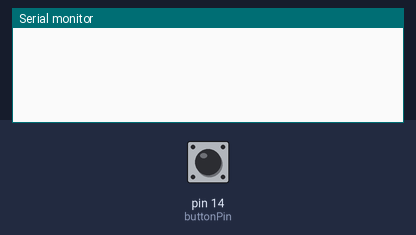
A sketch run on a simulated Arduino Uno, built with avr-gcc and run on an emulated ATmega328P. On the bench: the last lines printed to the serial monitor. Inputs (shaded band) come from the test bench; at power-on: pin 14 (buttonPin) HIGH.

Above: at 1.2 s.
1.3 s: pin 14 (buttonPin) pulled LOW for 0.15 s
At 1.8 s:
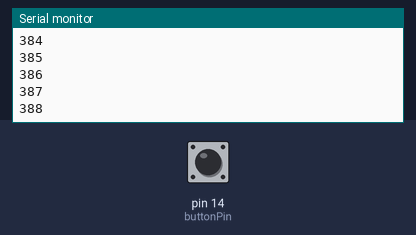
2.9 s: pin 14 (buttonPin) pulled LOW for 1 s
At 4.3 s:
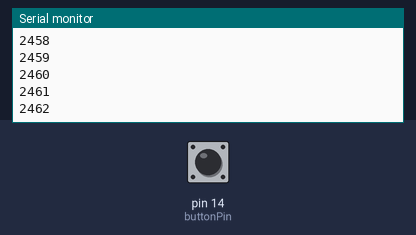
5.4 s: pin 14 (buttonPin) pulled LOW for 0.15 s
Timing chart, 0 to 5.4 s (numbered marks = the images above; inputs shaded):
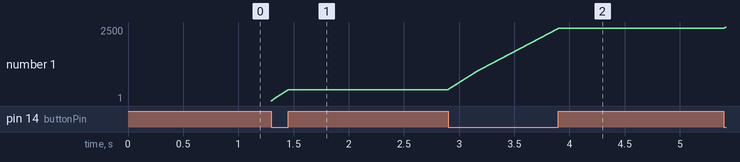

Measured:
- after the input at 1.3 s, the serial monitor: prints a new line at once (image 1)

The sketch:

button.ino
```cpp
const uint8_t buttonPin = 14; //button A on the Romi

void setup()
{
  Serial.begin(115200);

  pinMode(buttonPin, INPUT_PULLUP);
}

unsigned long buttonCount = 0;

void loop()
{
  if(CheckButtonPress())
  {
    Serial.println(++buttonCount);
  }
}

/*
 * This will fail because is only checks the state!
 */
bool CheckButtonPress(void)
{
  if(!digitalRead(buttonPin)) return true; //button is active LOW
  else return false;
}

/*
 * CheckButtonEvent() uses proper event checking, but no debouncing!
 * This will not work well in practice, but is used as a demonstration of
 * the side effects of bouncing
 */
bool CheckButtonEvent(void)
{
  static uint8_t prevButton = HIGH; //static gives prevButton global persistance
  bool returnValue = false;         //initialize a return value; carry it through

  uint8_t currButton = digitalRead(buttonPin);  //current button state; read only once!
  if(prevButton && ! currButton) returnValue = true;  //EVENT of button being pushed down

  prevButton = currButton;    //don't forget to update the previous state

  return returnValue;               //now return the result
}
```
